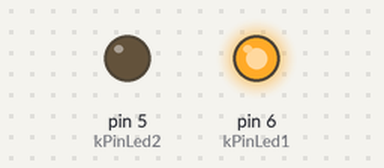
Simulated run of this sketch. Board: Arduino Uno, built with avr-gcc and run on an emulated ATmega328P. On the bench: output pins drawn as LEDs (lit = HIGH).

Above: at 2.5 s.
At 6.5 s:
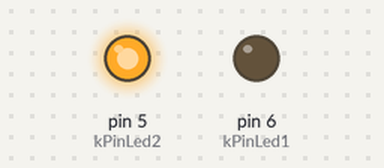
At 9.5 s:
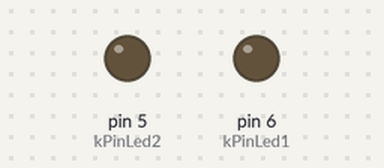
Timing chart, 0 to 14.3 s (numbered marks = the images above):
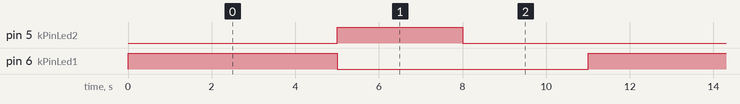

Measured:
- by itself, pin 5 (kPinLed2): alternates HIGH for 3.0 s and LOW for 8.0 s
- by itself, pin 6 (kPinLed1): alternates HIGH for 5.0 s and LOW for 6.0 s
- by itself, everything shown: repeats every 11.0 s, in 3 steps

The sketch:

Task1.ino
```cpp
const int kPinLed1=6;
const int kPinLed2=5;


void setup() {
  // put your setup code here, to run once:

    pinMode(kPinLed1,OUTPUT);
    pinMode(kPinLed2,OUTPUT);

    }
void loop() {

    digitalWrite(kPinLed1,HIGH);
    delay(5000);
    digitalWrite(kPinLed1,LOW);
    digitalWrite(kPinLed2,HIGH);
    delay(3000);
    digitalWrite(kPinLed2,LOW);
    delay(3000);

}
```
